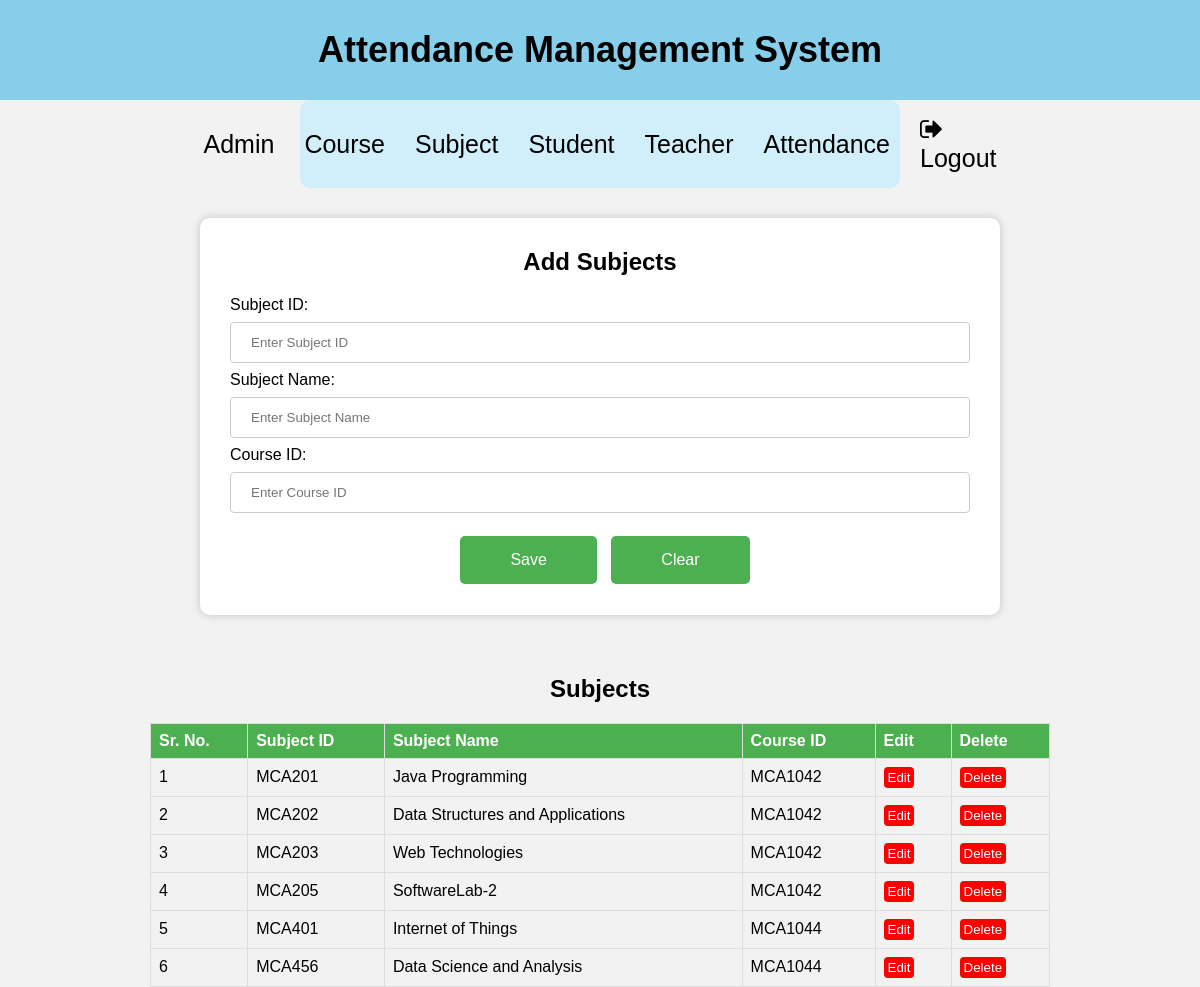
Screenshot of /admin/admin_subject/admin_subject.php (signed in) with the database file from the repository.
### tables this page shows
CREATE TABLE `subject` (
  `subjectID` varchar(50) NOT NULL,
  `subjectName` varchar(50) NOT NULL,
  `courseID` varchar(50) NOT NULL,
  PRIMARY KEY (`subjectID`),
  KEY `courseID` (`courseID`),
  CONSTRAINT `subject_ibfk_1` FOREIGN KEY (`courseID`) REFERENCES `course` (`courseID`) ON DELETE CASCADE ON UPDATE CASCADE
);

### admin/admin_subject/admin_subject.php (the view, shortened to what this page needs)
<?php
  include '../../connection/_dbconnection.php';
?>
<!DOCTYPE html>
<html lang="en">
<head>
    <link rel="stylesheet" href="admin_subject_style.css">
    <link rel="stylesheet" href="https://cdnjs.cloudflare.com/ajax/libs/font-awesome/4.7.0/css/font-awesome.min.css">
</head>
<body>
<div class="heading">Attendance Management System</div>
<header>
  <nav>
    <ul>
      <li><a href="#">Admin</a></li>
	  <li><a href="../admin_course/admin_course.php">Course</a></li>
      <li><a href="#">Subject</a></li>
      <li><a href="../admin_student/admin_student.php">Student</a></li>
      <li><a href="../admin_teacher/admin_teacher.php">Teacher</a></li>
      <li><a href="../admin_attendance/admin_attendance.php">Attendance</a></li>
      <li><a href="../../logout.php"><i class="fa fa-sign-out"></i> Logout</a></li>
    </ul>
  </nav>
</header>
<div class="container">
	<h2>Add Subjects</h2>
	<form method="post" action="">
		<label for="subjectID">Subject ID:</label>
		<input type="text" id="subjectID" name="subjectID" value="<?php echo isset($row) ? $row['subjectID'] : '';?>" required placeholder="Enter Subject ID">
		<label for="subjectName">Subject Name:</label>
		<input type="text" id="subjectName" name="subjectName" value="<?php echo isset($row) ? $row['subjectName'] : '';?>" required placeholder="Enter Subject Name">
		<label for="courseID">Course ID:</label>
		<input type="text" id="courseID" name="courseID" value="<?php echo isset($row) ? $row['courseID'] : '';?>" required placeholder="Enter Course ID">
		<div class="buttons">
		<?php
            if (isset($row))
            {
        ?>
        <input type="hidden" name="UID" value="<?php echo $row['subjectID']; ?>">
        <button type="submit" name="update" class="btn btn-warning">Update</button>
        &nbsp;&nbsp;&nbsp;&nbsp;&nbsp;
        <?php
            } else {
        ?>
        <button type="submit" name="save" class="btn btn-primary">Save</button>
        <?php
            }
        ?>
		<button type="reset" id="clearButton" name="clearButton" onclick="resetFormFields()" class="btn btn-secondary">Clear</button>
		</div>
	</form>
</div>
<div class="subject_container">
	<h2>Subjects</h2>
	<table>
		<thead>
			<tr>
				<th>Sr. No.</th>
				<th>Subject ID</th>
				<th>Subject Name</th>
				<th>Course ID</th>
				<th>Edit</th>
				<th>Delete</th>
			</tr>
		</thead>
		<tbody>
		<?php
			$sql = "SELECT * FROM `subject`";
			$result = $conn->query($sql);
			if ($result->num_rows > 0) {
				$i = 1;
				while ($row = $result->fetch_assoc()) { ?>
					<tr>
						<td><?php echo $i++; ?></td>
						<td><?php echo $row['subjectID']; ?></td>
						<td><?php echo $row['subjectName']; ?></td>
						<td><?php echo $row['courseID']; ?></td>
						<td class="action-btns">
							<form action="" method="POST">
								<button type="submit" name="edit">Edit</button>
							</form>
						</td>
						<td class="action-btns">
							<form action="" method="POST">
								<button type="submit" name="delete">Delete</button>
							</form>
						</td>
					</tr>
				<?php }
			} else {
				echo "0 results";
			}
			?>
		</tbody>
	</table>
</div>
</body>
</html>

### admin/admin_subject/admin_subject_style.css (style rules this page uses)
* { padding: 0; margin: 0; box-sizing: border-box; }
.heading { display: flex; justify-content: center; align-items: center; font-size: 36px; font-weight: bold; width: 100%; height: 100px; background-color: skyblue; color: black; }
body { background-color: #f2f2f2; font-family: Arial, sans-serif; }
header { background-color: #038582; padding: 15px; margin: 0px 300px; border-radius: 10px; background-color: rgba(201, 239, 253, 0.8); }
nav ul { margin: 0; padding: 0; list-style: none; display: flex; justify-content: center; align-items: center; }
nav li { display: inline-block; margin-right: 30px; }
nav li:last-child { margin-right: 0; }
nav a { color: black; font-size: 25px; text-decoration: none; }
.container { margin: 30px auto; max-width: 800px; padding: 30px; background-color: white; border-radius: 10px; box-shadow: 0 0 10px rgba(0, 0, 0, 0.2); }
.container > h2 { text-align: center; padding-bottom: 20px; }
input[type=text], select { width: 100%; padding: 12px 20px; margin: 8px 0; display: inline-block; border: 1px solid #ccc; border-radius: 4px; box-sizing: border-box; }
.buttons { text-align: center; margin-top: 15px; margin-bottom: 0.1%; }
.buttons button[type="submit"], .buttons button[type="reset"] { background-color: #4CAF50; color: white; padding: 15px 50px; border: none; border-radius: 5px; cursor: pointer; font-size: 16px; margin-left: 10px; }
.subject_container { max-width: 900px; margin: 0 auto; padding-top: 30px; display: flex; flex-direction: column; align-items: center; }
.subject_container > h2 { padding-bottom: 20px; }
table { border-collapse: collapse; width: 100%; }
th, td { border: 1px solid #ddd; padding: 8px; text-align: left; }
th { background-color: #4CAF50; color: white; }
.action-btns button { background-color: red; padding: 3px 4px; color: white; border: none; border-radius: 4px; cursor: pointer; margin-right: 5px; }

### rows the page displays
subject: subjectID "MCA201", subjectName "Java Programming", courseID "MCA1042"
subject: subjectID "MCA202", subjectName "Data Structures and Applications", courseID "MCA1042"
subject: subjectID "MCA203", subjectName "Web Technologies", courseID "MCA1042"
subject: subjectID "MCA205", subjectName "SoftwareLab-2", courseID "MCA1042"
subject: subjectID "MCA401", subjectName "Internet of Things", courseID "MCA1044"
subject: subjectID "MCA456", subjectName "Data Science and Analysis", courseID "MCA1044"
